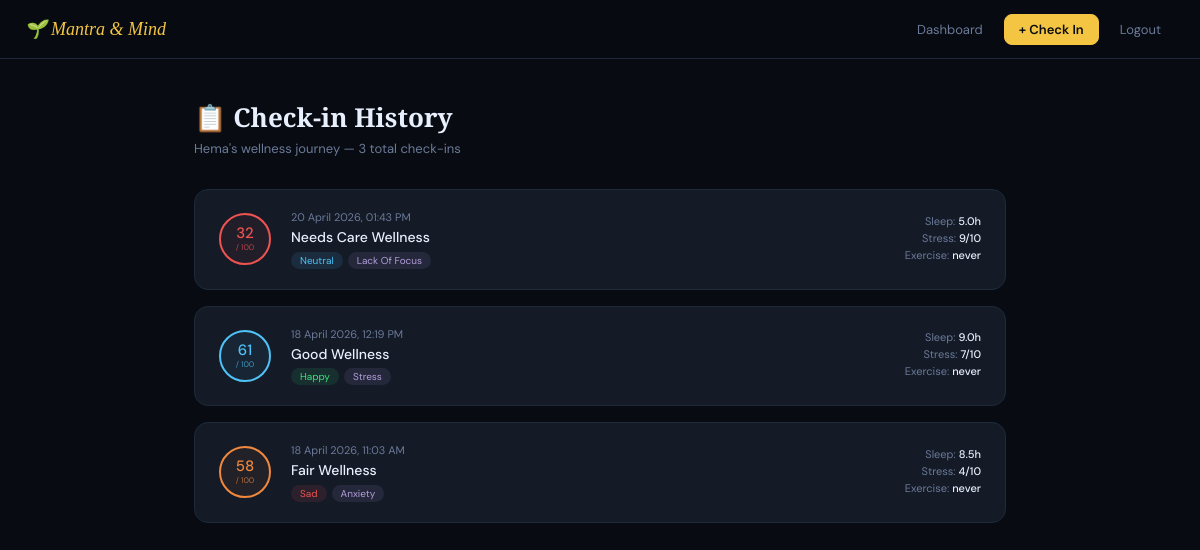
The app's page /history (signed in), older data.
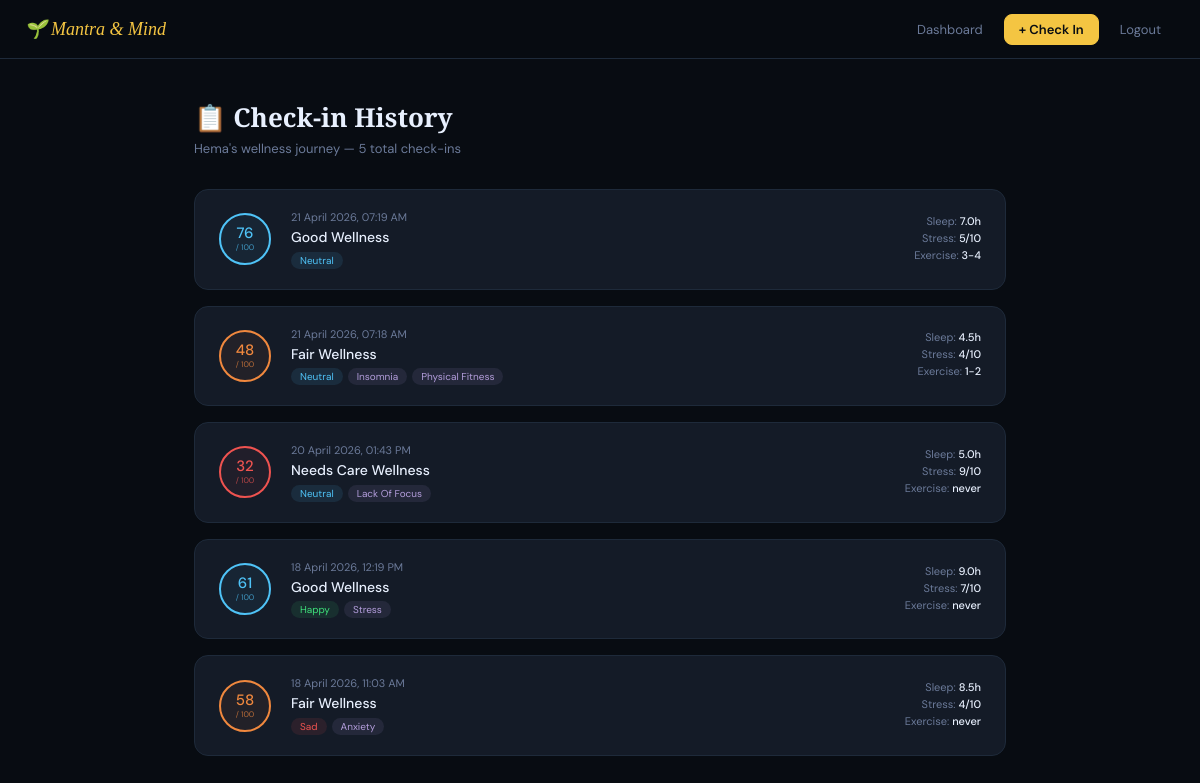
The same page, newer data.
### app.py (models this page shows)
class Response(db.Model):
    __tablename__ = 'responses'
    id             = db.Column(db.Integer, primary_key=True)
    user_id        = db.Column(db.Integer, db.ForeignKey('users.id'), nullable=False)
    struggles      = db.Column(db.String(300))
    sleep_hours    = db.Column(db.Float)
    stress_level   = db.Column(db.Integer)
    exercise_freq  = db.Column(db.String(50))
    mood           = db.Column(db.String(30))
    wellness_score = db.Column(db.Float)
    score_category = db.Column(db.String(20))
    timestamp      = db.Column(db.DateTime, default=datetime.utcnow)

### app.py (the view)
@app.route('/history')
@login_required
def history():
    user  = User.query.get(session['user_id'])
    all_r = Response.query.filter_by(user_id=user.id).order_by(Response.timestamp.desc()).all()
    for r in all_r:
        r.struggles_list = json.loads(r.struggles) if r.struggles else []
    return render_template('history.html', user=user, responses=all_r)

### app.py (called while the page is built)
def login_required(f):
    @wraps(f)
    def decorated(*args, **kwargs):
        if 'user_id' not in session:
            flash('Please log in first.', 'warning')
            return redirect(url_for('login'))
        return f(*args, **kwargs)
    return decorated

### templates/history.html (shortened to what this page needs)
<!DOCTYPE html>
<html lang="en">
<head>
</head>
<body>
<nav>
  <div class="brand">🌱 Mantra & Mind</div>
  <div style="display:flex;gap:6px">
    <a href="/dashboard" class="nl">Dashboard</a>
    <a href="/checkin" class="nl cta">+ Check In</a>
    <a href="/logout" class="nl">Logout</a>
  </div>
</nav>
<div class="main">
  <div class="ph">
    <h1>📋 Check-in History</h1>
    <p>{{ user.name }}'s wellness journey — {{ responses|length }} total check-ins</p>
  </div>
  {% if responses %}
    {% for r in responses %}
    <div class="hi">
      <div class="sc {{ r.score_category }}">
        <div class="sn">{{ r.wellness_score|round|int }}</div>
        <div class="ss">/ 100</div>
      </div>
      <div>
        <div class="hd">{{ r.timestamp.strftime('%d %B %Y, %I:%M %p') }}</div>
        <div class="ht">{{ r.score_category.replace('-',' ').title() }} Wellness</div>
        <div class="pills">
          <span class="pill pill-{{ r.mood }}">{{ r.mood.title() }}</span>
          {% for s in r.struggles_list %}<span class="pill pill-s">{{ s.replace('_',' ').title() }}</span>{% endfor %}
        </div>
      </div>
      <div class="hs">
        <div class="hst">Sleep: <strong>{{ r.sleep_hours }}h</strong></div>
        <div class="hst">Stress: <strong>{{ r.stress_level }}/10</strong></div>
        <div class="hst">Exercise: <strong>{{ r.exercise_freq }}</strong></div>
      </div>
    </div>
    {% endfor %}
  {% endif %}
</div>
</body>
</html>

Row changes from the older to the newer data that the page shows:
added Response: wellness_score "76", timestamp "21 April 2026, 07:19 AM", score_category.replace "Good", mood "Neutral", sleep_hours "7.0", stress_level "5", exercise_freq "3-4"
added Response: wellness_score "48", timestamp "21 April 2026, 07:18 AM", score_category.replace "Fair", mood "Neutral", replace "Insomnia" "Physical Fitness", sleep_hours "4.5", stress_level "4", exercise_freq "1-2"
Text that changed along with them:
{{ responses|length }}: "3" → "5"
